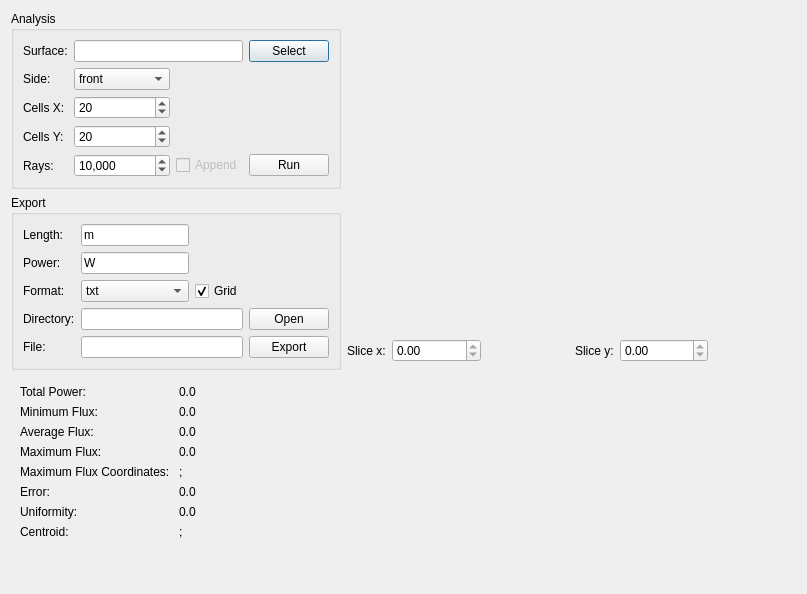
<?xml version="1.0" encoding="UTF-8"?>
<ui version="4.0">
 <class>FluxAnalysisDialog</class>
 <widget class="QDialog" name="FluxAnalysisDialog">
  <property name="geometry">
   <rect>
    <x>0</x>
    <y>0</y>
    <width>807</width>
    <height>594</height>
   </rect>
  </property>
  <property name="windowTitle">
   <string>Flux Analysis</string>
  </property>
  <layout class="QHBoxLayout" stretch="0,1">
   <item>
    <widget class="QWidget" name="parametersWidget" native="true">
     <layout class="QVBoxLayout" name="layoutParameters" stretch="0,0,0,1">
      <property name="leftMargin">
       <number>0</number>
      </property>
      <property name="topMargin">
       <number>0</number>
      </property>
      <property name="rightMargin">
       <number>0</number>
      </property>
      <property name="bottomMargin">
       <number>0</number>
      </property>
      <item>
       <widget class="QGroupBox" name="inputWidget">
        <property name="title">
         <string>Analysis</string>
        </property>
        <layout class="QGridLayout" name="gridLayout" columnstretch="0,1,0,0">
         <item row="2" column="0">
          <widget class="QLabel" name="surfaceXLabel">
           <property name="text">
            <string>Cells X:</string>
           </property>
          </widget>
         </item>
         <item row="0" column="3">
          <widget class="QPushButton" name="surfaceButton">
           <property name="text">
            <string>Select</string>
           </property>
          </widget>
         </item>
         <item row="1" column="1">
          <widget class="QComboBox" name="surfaceSideCombo">
           <item>
            <property name="text">
             <string>front</string>
            </property>
           </item>
           <item>
            <property name="text">
             <string>back</string>
            </property>
           </item>
          </widget>
         </item>
         <item row="4" column="2">
          <widget class="QCheckBox" name="raysAppendCheck">
           <property name="enabled">
            <bool>false</bool>
           </property>
           <property name="text">
            <string>Append</string>
           </property>
           <property name="checked">
            <bool>false</bool>
           </property>
          </widget>
         </item>
         <item row="1" column="0">
          <widget class="QLabel" name="surfaceSideLabel">
           <property name="text">
            <string>Side:</string>
           </property>
          </widget>
         </item>
         <item row="4" column="3">
          <widget class="QPushButton" name="raysButton">
           <property name="text">
            <string>Run</string>
           </property>
          </widget>
         </item>
         <item row="0" column="0">
          <widget class="QLabel" name="surfaceLabel">
           <property name="text">
            <string>Surface:</string>
           </property>
          </widget>
         </item>
         <item row="3" column="0">
          <widget class="QLabel" name="surfaceYLabel">
           <property name="text">
            <string>Cells Y:</string>
           </property>
          </widget>
         </item>
         <item row="4" column="0">
          <widget class="QLabel" name="raysLabel">
           <property name="text">
            <string>Rays:</string>
           </property>
          </widget>
         </item>
         <item row="0" column="1" colspan="2">
          <widget class="QLineEdit" name="surfaceEdit">
           <property name="text">
            <string/>
           </property>
          </widget>
         </item>
         <item row="4" column="1">
          <widget class="QSpinBox" name="raysSpin">
           <property name="showGroupSeparator" stdset="0">
            <bool>true</bool>
           </property>
           <property name="maximum">
            <number>999999999</number>
           </property>
           <property name="value">
            <number>10000</number>
           </property>
          </widget>
         </item>
         <item row="2" column="1">
          <widget class="QSpinBox" name="surfaceXSpin">
           <property name="minimum">
            <number>2</number>
           </property>
           <property name="maximum">
            <number>10000</number>
           </property>
           <property name="value">
            <number>20</number>
           </property>
          </widget>
         </item>
         <item row="3" column="1">
          <widget class="QSpinBox" name="surfaceYSpin">
           <property name="minimum">
            <number>2</number>
           </property>
           <property name="maximum">
            <number>10000</number>
           </property>
           <property name="value">
            <number>20</number>
           </property>
          </widget>
         </item>
        </layout>
       </widget>
      </item>
      <item>
       <widget class="QGroupBox" name="exportWidget">
        <property name="title">
         <string>Export</string>
        </property>
        <layout class="QGridLayout" name="gridLayout_8" columnstretch="0,1,0,0">
         <item row="2" column="0">
          <widget class="QLabel" name="exportFormatLabel">
           <property name="text">
            <string>Format:</string>
           </property>
          </widget>
         </item>
         <item row="3" column="1" colspan="2">
          <widget class="QLineEdit" name="exportDirEdit"/>
         </item>
         <item row="3" column="3">
          <widget class="QPushButton" name="exportFileButton">
           <property name="focusPolicy">
            <enum>Qt::NoFocus</enum>
           </property>
           <property name="text">
            <string>Open</string>
           </property>
          </widget>
         </item>
         <item row="1" column="1">
          <widget class="QLineEdit" name="exportPowerEdit">
           <property name="text">
            <string>W</string>
           </property>
          </widget>
         </item>
         <item row="2" column="2">
          <widget class="QCheckBox" name="exportGridCheck">
           <property name="text">
            <string>Grid</string>
           </property>
           <property name="checked">
            <bool>true</bool>
           </property>
          </widget>
         </item>
         <item row="0" column="1">
          <widget class="QLineEdit" name="exportLengthEdit">
           <property name="text">
            <string>m</string>
           </property>
          </widget>
         </item>
         <item row="3" column="0">
          <widget class="QLabel" name="exportDirLabel">
           <property name="text">
            <string>Directory:</string>
           </property>
          </widget>
         </item>
         <item row="2" column="1">
          <widget class="QComboBox" name="exportFormatCombo">
           <item>
            <property name="text">
             <string>txt</string>
            </property>
           </item>
           <item>
            <property name="text">
             <string>png</string>
            </property>
           </item>
           <item>
            <property name="text">
             <string>jpg</string>
            </property>
           </item>
          </widget>
         </item>
         <item row="1" column="0">
          <widget class="QLabel" name="exportPowerLabel">
           <property name="text">
            <string>Power:</string>
           </property>
          </widget>
         </item>
         <item row="4" column="0">
          <widget class="QLabel" name="exportFileLabel">
           <property name="text">
            <string>File:</string>
           </property>
          </widget>
         </item>
         <item row="4" column="3">
          <widget class="QPushButton" name="exportButton">
           <property name="focusPolicy">
            <enum>Qt::NoFocus</enum>
           </property>
           <property name="text">
            <string>Export</string>
           </property>
          </widget>
         </item>
         <item row="4" column="1" colspan="2">
          <widget class="QLineEdit" name="exportFileEdit"/>
         </item>
         <item row="0" column="0">
          <widget class="QLabel" name="exportLengthLabel">
           <property name="text">
            <string>Length:</string>
           </property>
          </widget>
         </item>
        </layout>
       </widget>
      </item>
      <item>
       <widget class="QWidget" name="statisticalWidget" native="true">
        <layout class="QGridLayout" name="gridLayout_3">
         <item row="9" column="1">
          <widget class="QLabel" name="centroidValue">
           <property name="text">
            <string>;</string>
           </property>
          </widget>
         </item>
         <item row="4" column="0">
          <widget class="QLabel" name="fluxMaxLabel">
           <property name="text">
            <string>Maximum Flux:</string>
           </property>
          </widget>
         </item>
         <item row="3" column="0">
          <widget class="QLabel" name="fluxAverageLabel">
           <property name="text">
            <string>Average Flux: </string>
           </property>
          </widget>
         </item>
         <item row="1" column="0">
          <widget class="QLabel" name="powerTotalLabel">
           <property name="text">
            <string>Total Power:</string>
           </property>
          </widget>
         </item>
         <item row="9" column="0">
          <widget class="QLabel" name="centroidLabel">
           <property name="text">
            <string>Centroid:</string>
           </property>
          </widget>
         </item>
         <item row="2" column="0">
          <widget class="QLabel" name="fluxMinLabel">
           <property name="text">
            <string>Minimum Flux:</string>
           </property>
          </widget>
         </item>
         <item row="8" column="0">
          <widget class="QLabel" name="uniformityLabel">
           <property name="text">
            <string>Uniformity:</string>
           </property>
          </widget>
         </item>
         <item row="7" column="0">
          <widget class="QLabel" name="errorLabel">
           <property name="text">
            <string>Error:</string>
           </property>
          </widget>
         </item>
         <item row="6" column="1">
          <widget class="QLabel" name="fluxMaxUV">
           <property name="text">
            <string>;</string>
           </property>
          </widget>
         </item>
         <item row="6" column="0">
          <widget class="QLabel" name="fluxMaxUVLabel">
           <property name="text">
            <string>Maximum Flux Coordinates:</string>
           </property>
          </widget>
         </item>
         <item row="2" column="1">
          <widget class="QLabel" name="fluxMin">
           <property name="text">
            <string>0.0</string>
           </property>
          </widget>
         </item>
         <item row="4" column="1">
          <widget class="QLabel" name="fluxMax">
           <property name="text">
            <string>0.0</string>
           </property>
          </widget>
         </item>
         <item row="1" column="1">
          <widget class="QLabel" name="powerTotal">
           <property name="text">
            <string>0.0</string>
           </property>
          </widget>
         </item>
         <item row="3" column="1">
          <widget class="QLabel" name="fluxAverage">
           <property name="text">
            <string>0.0</string>
           </property>
          </widget>
         </item>
         <item row="7" column="1">
          <widget class="QLabel" name="errorValue">
           <property name="text">
            <string>0.0</string>
           </property>
          </widget>
         </item>
         <item row="8" column="1">
          <widget class="QLabel" name="uniformityValue">
           <property name="text">
            <string>0.0</string>
           </property>
          </widget>
         </item>
        </layout>
       </widget>
      </item>
      <item>
       <spacer name="verticalSpacer_3">
        <property name="orientation">
         <enum>Qt::Vertical</enum>
        </property>
        <property name="sizeHint" stdset="0">
         <size>
          <width>0</width>
          <height>0</height>
         </size>
        </property>
       </spacer>
      </item>
     </layout>
    </widget>
   </item>
   <item>
    <widget class="QWidget" name="resultsWidget" native="true">
     <layout class="QGridLayout" name="layoutResults" rowstretch="3,0,2">
      <property name="leftMargin">
       <number>0</number>
      </property>
      <property name="topMargin">
       <number>0</number>
      </property>
      <property name="rightMargin">
       <number>0</number>
      </property>
      <property name="bottomMargin">
       <number>0</number>
      </property>
      <item row="1" column="1">
       <layout class="QHBoxLayout" name="horizontalLayout_2">
        <item>
         <widget class="QLabel" name="yCoordlabel">
          <property name="text">
           <string>Slice y:</string>
          </property>
         </widget>
        </item>
        <item>
         <widget class="QDoubleSpinBox" name="spinY">
          <property name="sizePolicy">
           <sizepolicy hsizetype="Expanding" vsizetype="Fixed">
            <horstretch>0</horstretch>
            <verstretch>0</verstretch>
           </sizepolicy>
          </property>
          <property name="maximum">
           <double>0.000000000000000</double>
          </property>
         </widget>
        </item>
        <item>
         <spacer name="horizontalSpacer_2">
          <property name="orientation">
           <enum>Qt::Horizontal</enum>
          </property>
          <property name="sizeHint" stdset="0">
           <size>
            <width>40</width>
            <height>20</height>
           </size>
          </property>
         </spacer>
        </item>
       </layout>
      </item>
      <item row="1" column="0">
       <layout class="QHBoxLayout" name="horizontalLayout">
        <item>
         <widget class="QLabel" name="xCoordlabel">
          <property name="text">
           <string>Slice x:</string>
          </property>
         </widget>
        </item>
        <item>
         <widget class="QDoubleSpinBox" name="spinX">
          <property name="sizePolicy">
           <sizepolicy hsizetype="Expanding" vsizetype="Fixed">
            <horstretch>0</horstretch>
            <verstretch>0</verstretch>
           </sizepolicy>
          </property>
          <property name="maximum">
           <double>0.000000000000000</double>
          </property>
         </widget>
        </item>
        <item>
         <spacer name="horizontalSpacer">
          <property name="orientation">
           <enum>Qt::Horizontal</enum>
          </property>
          <property name="sizeHint" stdset="0">
           <size>
            <width>40</width>
            <height>20</height>
           </size>
          </property>
         </spacer>
        </item>
       </layout>
      </item>
      <item row="2" column="1">
       <widget class="QCustomPlot" name="plotFx" native="true"/>
      </item>
      <item row="2" column="0">
       <widget class="QCustomPlot" name="plotFy" native="true"/>
      </item>
      <item row="0" column="0" colspan="2">
       <widget class="QCustomPlot" name="plotFxy" native="true"/>
      </item>
     </layout>
    </widget>
   </item>
  </layout>
 </widget>
 <customwidgets>
  <customwidget>
   <class>QCustomPlot</class>
   <extends>QWidget</extends>
   <header>libraries/qcustomplot/qcustomplot.h</header>
   <container>1</container>
  </customwidget>
 </customwidgets>
 <tabstops>
  <tabstop>surfaceEdit</tabstop>
  <tabstop>surfaceSideCombo</tabstop>
  <tabstop>exportFormatCombo</tabstop>
  <tabstop>exportDirEdit</tabstop>
  <tabstop>exportFileEdit</tabstop>
  <tabstop>spinY</tabstop>
 </tabstops>
 <resources/>
 <connections/>
</ui>
